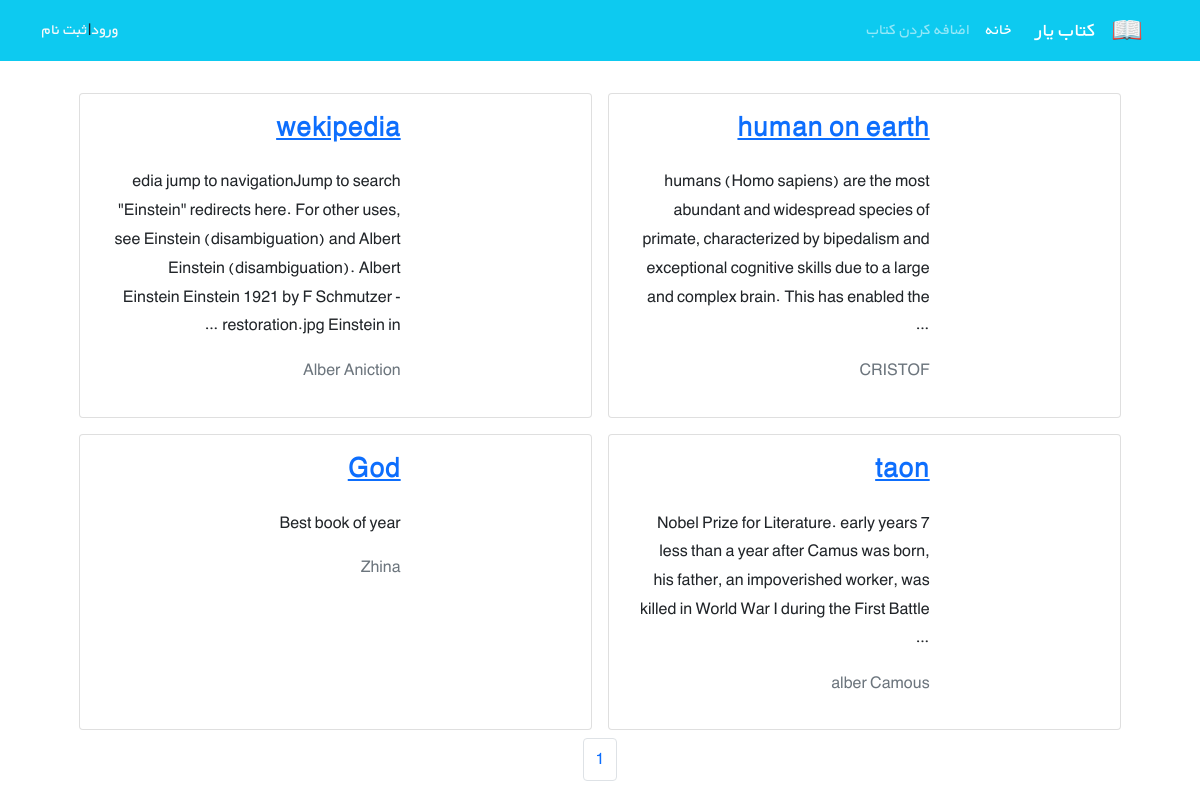
/books/, run on an earlier commit of the app's database.
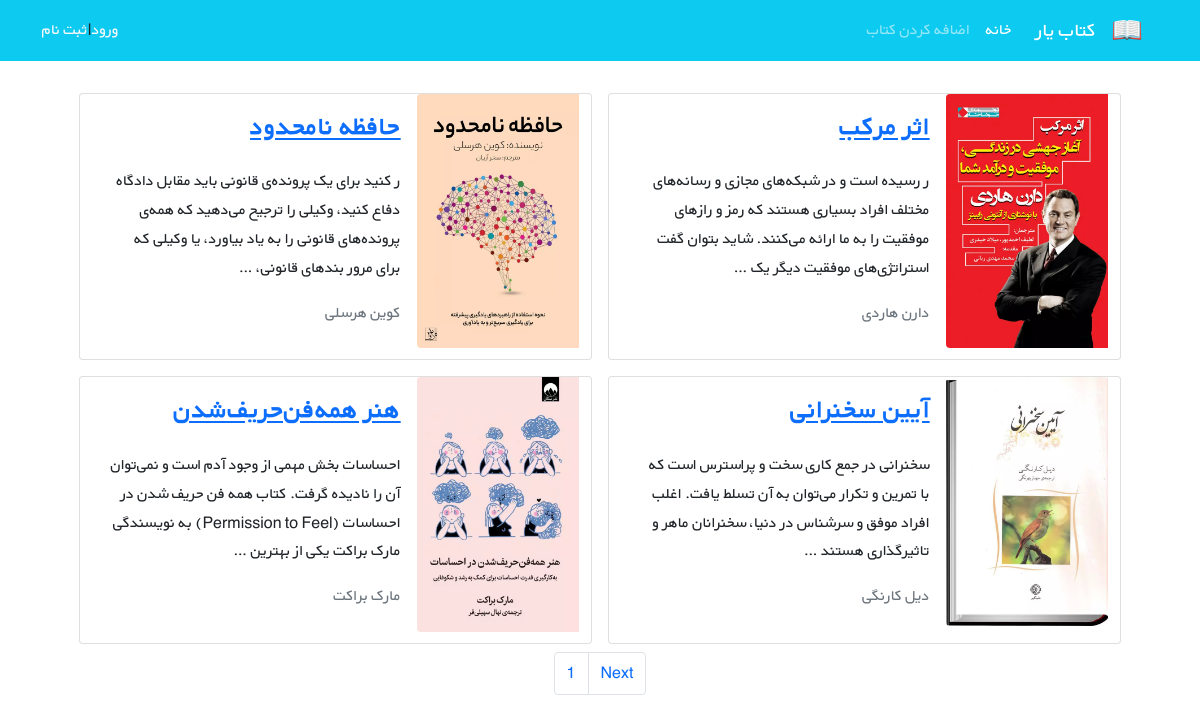
And on a later commit of the database.
### books/models.py (models this page shows, shortened)
class Book(models.Model):
    title = models.CharField(max_length=200)
    author = models.CharField(max_length=200)
    description = models.TextField()
    price = models.DecimalField(max_digits=6, decimal_places=3)
    cover = models.ImageField(upload_to='covers/', blank=True)
    def get_absolute_url(self):
        return reverse('book_detail', args={self.id})

### books/views.py (the view)
class BookListView(generic.ListView):
    model = Book
    paginate_by = 4
    template_name = 'books/books_list.html'
    context_object_name = 'books'

### books/templates/books/books_list.html (shortened to what this page needs)
{% extends '_base.html' %}
{% block content %}
    <div class="container mt-4">
        <div class="row flex-row-reverse justify-content-md-center">
            {% for book in books %}
                <div class="card m-2" style="max-width: 45%">
                    <div class="row g-0 h-100" dir="rtl">
                        <div class="col-md-4">
                            {% if book.cover %}
                            <img src="{{ book.cover.url }}"  class="img-fluid rounded-start" alt="...">
                            {% endif %}
                        </div>
                        <div class="col-md-8 h-100">
                            <div class="d-flex flex-column justify-content-between h-100">
                                <div class="card-body">
                                    <a href="{{ book.get_absolute_url }}"> <h3 class="card-title"><strong>{{ book.title }}</strong></h3></a>
                                    <p class="card-text pt-3"> {{ book.description|truncatewords:30 }}
                                    </p>
                                    <p class="text-muted">{{ book.author }}</p>
                                </div>
                            </div>
                        </div>
                    </div>
                </div>
            {% endfor %}
        </div>
    </div>
    <nav aria-label="page navigation">
  <ul class="pagination justify-content-center">
    <li class="page-item"><a class="page-link" href="#">{{ page_obj.number }}</a></li>
  {% if page_obj.has_next %}
    <li class="page-item"><a class="page-link" href="?page={{ page_obj.next_page_number }}">Next</a></li>
  {% endif %}
  </ul>
</nav>
{% endblock content %}

### templates/_base.html (shortened to what this page needs)
{% load static %}
<!doctype html><!doctype html>
<html lang="en">
<head>
    <link href="https://cdn.jsdelivr.net/npm/bootstrap@5.1.3/dist/css/bootstrap.min.css" rel="stylesheet"
>
    <link rel="stylesheet" href="{% static 'css/style.css' %}">
</head>
<body>
<nav class="navbar navbar-expand-lg navbar-dark bg-info" dir="rtl">
    <div class="container">
        <a class="navbar-brand" href="#">
            <img src={% static 'icons/book.png' %} alt="" height="30"
                 class="d-inline-block align-text-top">
        </a>
        <a class="navbar-brand mx-3" href="#">کتاب یار</a>
        <div class="collapse navbar-collapse" id="navbarNavAltMarkup">
            <div class="navbar-nav">
                <a class="nav-link active" aria-current="page" href="{% url 'book_list' %}">خانه</a>
                <a class="nav-link" href="{% url 'new_book' %}">اضافه کردن کتاب</a>
            </div>
        </div>
         {% if user.is_authenticated %}
        <div class="mx-2 text-white"> خوش آمدی {{ user.username}}|
            <a class="link-light text-decoration-none" href="{% url 'logout' %}">خروج</a>
        {% else %}
           <a class="link-light text-decoration-none" href="{% url 'login' %}">ورود</a>
            | <a class="link-light text-decoration-none" href="{% url 'signup' %}">ثبت نام</a>
            {% endif %}
            </div>
</nav>
</body>
{% block content %}
{% endblock content %}
</html>

### static/css/style.css (style rules this page uses)
* { font-family: 'BYekan', sans-serif; line-height: 1.8rem; }

What changed in the data, as far as the page shows it:
removed Book: title "human on earth", description "humans (Homo sapiens) are the most abundant and widespread species of primate, characterized by bipedalism and exceptional cognitive skills due to a large and complex brain. This has enabled the …", author "CRISTOF"
removed Book: title "wekipedia", description "edia jump to navigationJump to search \"Einstein\" redirects here. For other uses, see Einstein (disambiguation) and Albert Einstein (disambiguation). Albert Einstein Einstein 1921 by F Schmutzer - restoration.jpg Einstein in …", author "Alber Aniction"
removed Book: title "taon", description "7 Nobel Prize for Literature. early years less than a year after Camus was born, his father, an impoverished worker, was killed in World War I during the First Battle …", author "alber Camous"
removed Book: title "God", description "Best book of year", author "Zhina"
added Book: cover (picture), title "اثر مرکب", description "ر رسیده است و در شبکه‌های مجازی و رسانه‌های مختلف افراد بسیاری هستند که رمز و رازهای موفقیت را به ما ارائه می‌کنند. شاید بتوان گفت استراتژی‌های موفقیت دیگر یک …", author "دارن هاردی"
added Book: cover (picture), title "حافظه نامحدود", description "ر کنید برای یک پرونده‌ی قانونی باید مقابل دادگاه دفاع کنید، وکیلی را ترجیح می‌دهید که همه‌ی پرونده‌های قانونی را به یاد بیاورد، یا وکیلی که برای مرور بندهای قانونی، …", author "کوین هرسلی"
added Book: cover (picture), title "آیین سخنرانی", description "سخنرانی در جمع کاری سخت و پراسترس است که با تمرین و تکرار می‌توان به آن تسلط یافت. اغلب افراد موفق و سرشناس در دنیا، سخنرانان ماهر و تاثیرگذاری هستند …", author "ديل كارنگی"
added Book: cover (picture), title "هنر همه‌فن‌حریف‌شدن", description "احساسات بخش مهمی از وجود آدم است و نمی‌توان آن را نادیده گرفت. کتاب همه فن حریف شدن در احساسات (Permission to Feel) به نویسندگی مارک براکت یکی از بهترین …", author "مارک براکت"
Also different on the page:
text now shown: "Next"
